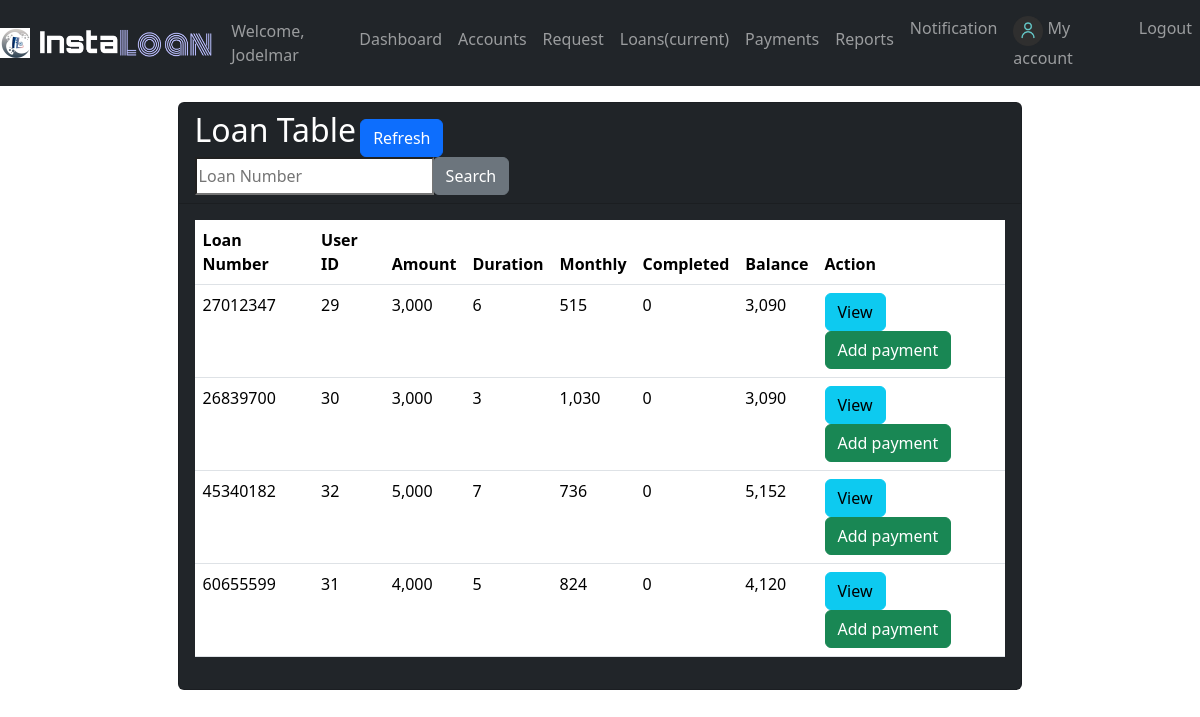
The page /Admin/loans.php (signed in) on the database as committed earlier.
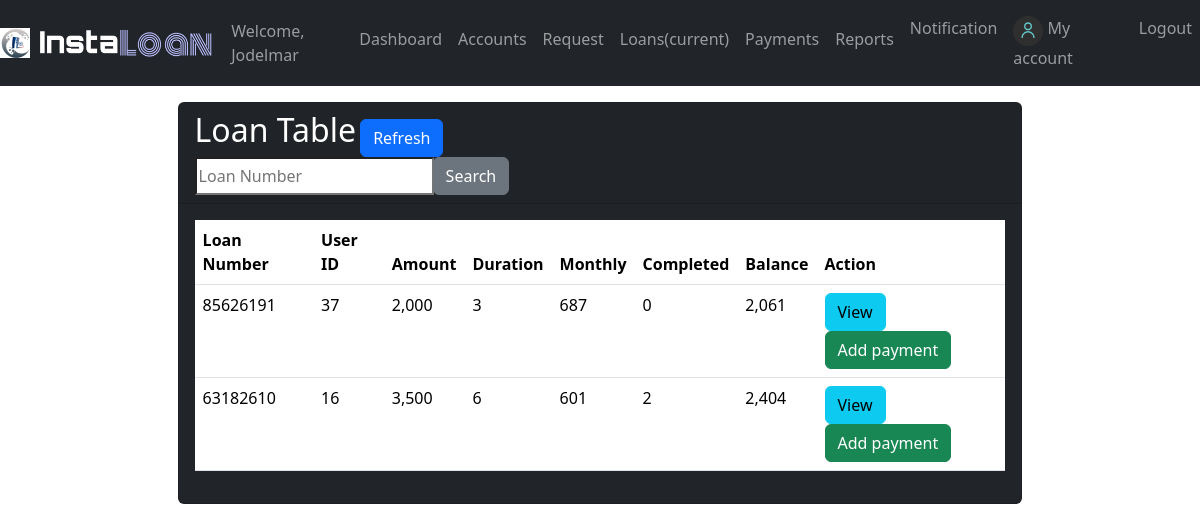
The same page on the database as committed later.
### tables this page shows
CREATE TABLE `loan` (
  `loan_id` int(100) NOT NULL,
  `user_id` int(100) NOT NULL,
  `amount` int(100) NOT NULL,
  `duration` int(12) NOT NULL,
  `monthly` int(100) NOT NULL,
  `completed` int(100) NOT NULL DEFAULT 0,
  `balance` int(100) NOT NULL,
  `loan_number` int(100) NOT NULL,
  `approve_by` varchar(50) NOT NULL,
  `date_approve` date NOT NULL DEFAULT current_timestamp(),
  `status` varchar(10) NOT NULL DEFAULT 'UNPAID'
);

### Admin/loans.php (the view, shortened to what the changed rows need)
<?php
    include("../config.php");
 ?>
<!DOCTYPE html>
<html lang="en">
<head>
	<link rel="stylesheet" href="../bootstrap/css/bootstrap.css">
	<link rel="stylesheet" href="../Lending App/bootstrap/css/bootstrap.min.css">
    <link rel="stylesheet" href="../styles.css">
</head>
<body>
    <main class="container-fluid pt-3">
        <div class="card card-loan text-white bg-dark mx-auto">
            <div class="card-header">
                <h2 class="d-inline">Loan Table</h2>
            </div>
            <div class="card-body">
                <table class="table table-hover table-responsive">
                    <thead>
                        <tr>
                            <th>Loan Number</th>
                            <th>User ID</th>
                            <th>Amount</th>
                            <th>Duration</th>
                            <th>Monthly</th>
                            <th>Completed</th>
                            <th>Balance</th>
                            <th>Action</th>
                        </tr>
                    </thead>
                    <tbody>
                        <?php
                            $sql="SELECT * FROM loan WHERE status='UNPAID'";
                            if(isset($_GET['btnSearch'])&&$_GET['search']!=""){
                                $val=$_GET['search'];
                                $sql="SELECT * FROM loan WHERE loan_number=$val AND status='UNPAID'";
                            }else{
                                $sql="SELECT * FROM loan WHERE status='UNPAID'";
                            }
                            $stmt=$conn->query($sql);
                            while($row=$stmt->fetch(PDO::FETCH_ASSOC)){
                        ?>
                        <tr>
                            <?php
                                $id=$row['user_id'];
                                $sql="SELECT * FROM users WHERE user_id=$id";
                                $stmt2=$conn->query($sql);
                                $temp=$stmt2->fetch(PDO::FETCH_ASSOC);
                                $id=$row['approve_by'];
                                $sql="SELECT * FROM users WHERE user_id=$id";
                                $stmt3=$conn->query($sql);
                                $temp1=$stmt3->fetch(PDO::FETCH_ASSOC);
                            ?>
                            <td><?php echo $row['loan_number']; ?></td>
                            <td><?php echo $row['user_id']; ?></td>
                            <td><?php echo number_format($row['amount']); ?></td>
                            <td><?php echo $row['duration']; ?></td>
                            <td><?php echo number_format($row['monthly']); ?></td>
                            <td><?php echo $row['completed']; ?></td>
                            <td><?php echo number_format($row['balance']); ?></td>
                            <td>
                                <button class="btn btn-info" data-toggle="modal" data-target="#viewModal" onclick="getDetails('<?php echo $temp['first_name']; ?>',
                                                                                                                            '<?php echo $temp['last_name']; ?>',
                                                                                                                            '<?php echo $temp1['first_name']; ?>',
                                                                                                                            '<?php echo $temp1['last_name']; ?>',
                                                                                                                            <?php echo $row['amount']; ?>,
                                                                                                                            <?php echo $row['duration']; ?>,
                                                                                                                            <?php echo $row['balance']; ?>,
                                                                                                                            <?php echo $row['monthly']; ?>,
                                                                                                                            <?php echo $row['loan_number']; ?>,
                                                                                                                            <?php echo $row['completed']; ?>,
                                                                                                                            '<?php echo $row['date_approve']; ?>',
                                                                                                                            '<?php echo $row['status']; ?>')">View</button>
                                <button class="btn btn-success" data-toggle="modal" data-target="#paymentModal" onclick="getData('<?php echo $temp['first_name']; ?>',
                                                                                                                                '<?php echo $temp['last_name']; ?>',
                                                                                                                                <?php echo $row['balance']; ?>,
                                                                                                                                <?php echo $row['monthly']; ?>,
                                                                                                                                <?php echo $row['loan_number']; ?>,
                                                                                                                                <?php echo $row['completed'] ?>)">Add payment</button>
                            </td>
                        </tr>
                        <?php } ?>
                    </tbody>
                </table>
            </div>
        </div>
    </main>
</body>
</html>

Rows that differ between the two databases and show on the page:
no longer on this page (row edited): loan: loan_number "27012347", user "29", amount "3,000", duration "6", monthly "515", completed "0", balance "3,090"
no longer on this page (row edited): loan: loan_number "26839700", user "30", amount "3,000", duration "3", monthly "1,030", completed "0", balance "3,090"
no longer on this page (row edited): loan: loan_number "45340182", user "32", amount "5,000", duration "7", monthly "736", completed "0", balance "5,152"
no longer on this page (row edited): loan: loan_number "60655599", user "31", amount "4,000", duration "5", monthly "824", completed "0", balance "4,120"
added loan: loan_number "85626191", user "37", amount "2,000", duration "3", monthly "687", completed "0", balance "2,061"
added loan: loan_number "63182610", user "16", amount "3,500", duration "6", monthly "601", completed "2", balance "2,404"
